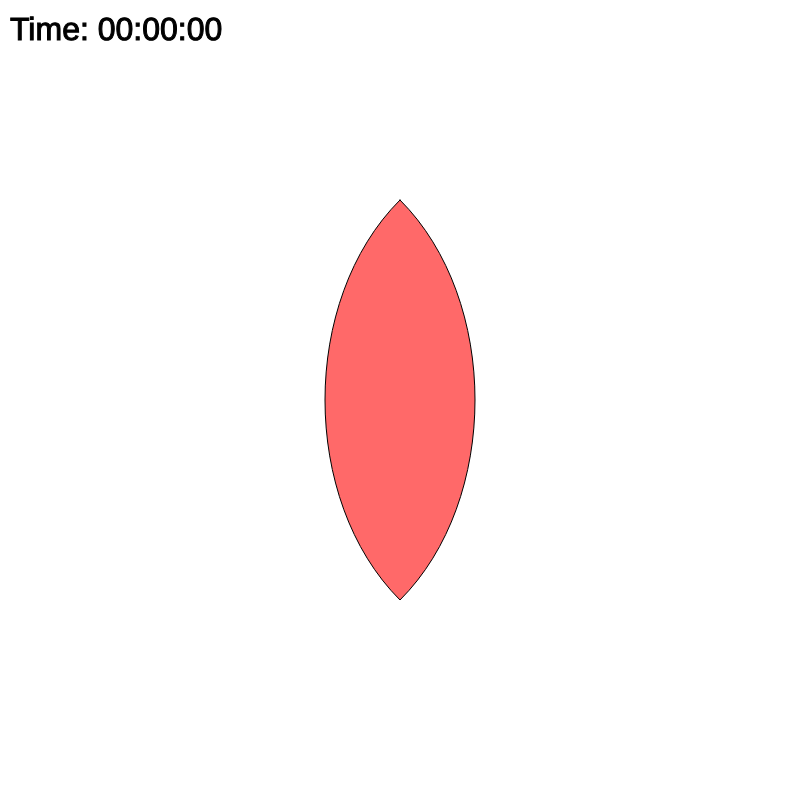
Frame 1 (no input)
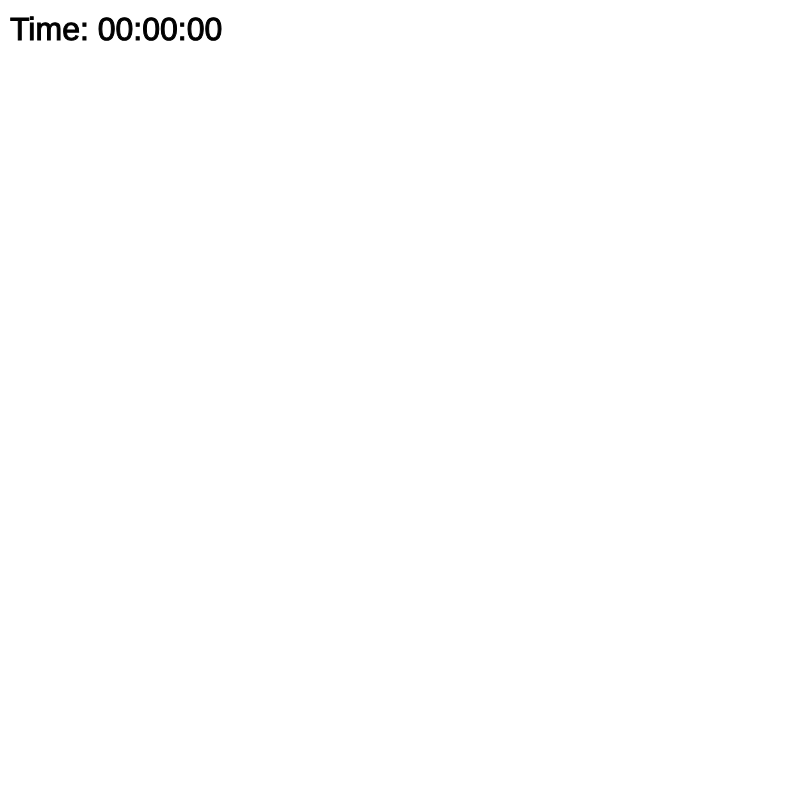
Frame 60 (no input)
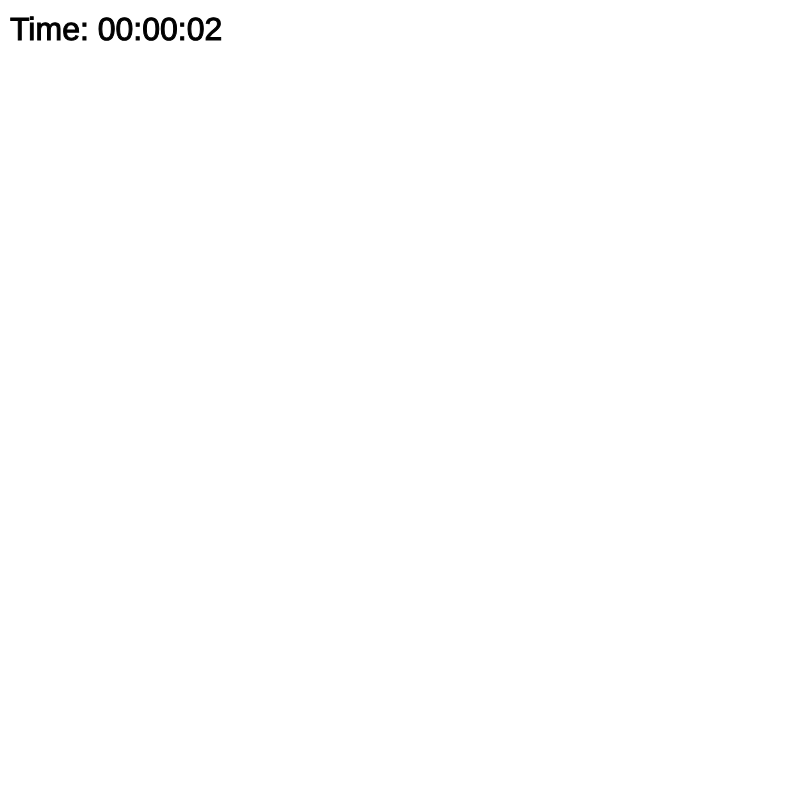
Frame 120 (the mouse pressed at the canvas centre since frame 60)

The p5.js sketch that drew these frames (run headless with seeded random() and noise() and a simulated clock; from frame 60 on, the mouse is pressed at the canvas centre):

// p5.js sketch
// ── sketch.js
//Thise code aims to demonstrate time through a rotating spiral that gradually changes color. 
//rotation speed matches seconds passed, the color change matches hours passed.
//the spiral also has a mesmorizing effect, helping to illustrate the concept of time more.

function setup() {
  createCanvas(800, 800);
  background(255);
  stroke(0);
  textSize(32); 
  fill(0); 
}

function draw() {
  background(255); 

  //60 shapes create
  let shapesToDraw = frameCount % 60; 
  //ellapsed time, resets after 6 hours
  let elapsedTime = millis() % 21600000; 

  //calculate hours, minutes, and seconds
  let hours = int(elapsedTime / 3600000);
  let minutes = int((elapsedTime % 3600000) / 60000);
  let seconds = int((elapsedTime % 60000) / 1000);

  //format the time as HH:MM:SS
  let timeString = nf(hours, 2) + ':' + nf(minutes, 2) + ':' + nf(seconds, 2); //found this on reference page and liked it better than text function: https://p5js.org/reference/p5/nf/

  //display the time in the corner to show that the loop is working and matching.
  text('Time: ' + timeString, 10, 40);

  for (let i = 0; i < shapesToDraw; i++) {
    push();
    translate(400, 400); 
    //animate rotation of shapes
    rotate(TWO_PI * i / 60);
    translate(-400, -400); 
    //calculate the color gradient
    let r, g, b;

    //This section is a gradient loop. Every hour from 1-6, the loop goes through the color wheel. The animation starts over after 6 hours.
    //first hour: red to orange
    if (elapsedTime < 3600000) { 
      r = map(i, 0, 59, 255, 255); 
      g = map(i, 0, 59, 0, 165);   
      b = map(i, 0, 59, 0, 0);     
      //second hour: orange to yellow
    } else if (elapsedTime < 7200000) { 
      r = map(i, 0, 59, 255, 255); 
      g = map(i, 0, 59, 165, 255); 
      b = map(i, 0, 59, 0, 0);     
      //third hour: yellow to green
    } else if (elapsedTime < 10800000) { 
      r = map(i, 0, 59, 255, 0);   
      g = map(i, 0, 59, 255, 255); 
      b = map(i, 0, 59, 0, 0);     
      //fourth hour: green to blue
    } else if (elapsedTime < 14400000) { 
      r = map(i, 0, 59, 0, 0);     
      g = map(i, 0, 59, 255, 0);   
      b = map(i, 0, 59, 0, 255);   
      //fifth hour: blue to purple
    } else if (elapsedTime < 18000000) { 
      r = map(i, 0, 59, 0, 128);   
      g = map(i, 0, 59, 0, 0);     
      b = map(i, 0, 59, 255, 128); 
    } else { //sixth hour: purple to pink
      r = map(i, 0, 59, 128, 255); 
      g = map(i, 0, 59, 0, 192);   
      b = map(i, 0, 59, 128, 203); 
    }
    //keep the shapes a little transparent to see gradient
    fill(r, g, b, 150); 

    //create the shape 
    beginShape();
    vertex(400, 200); // Top point
    bezierVertex(500, 300, 500, 500, 400, 600); // Right curve
    vertex(400, 600); // Bottom point
    bezierVertex(300, 500, 300, 300, 400, 200); // Left curve
    endShape(CLOSE);

    pop();
  }
}
